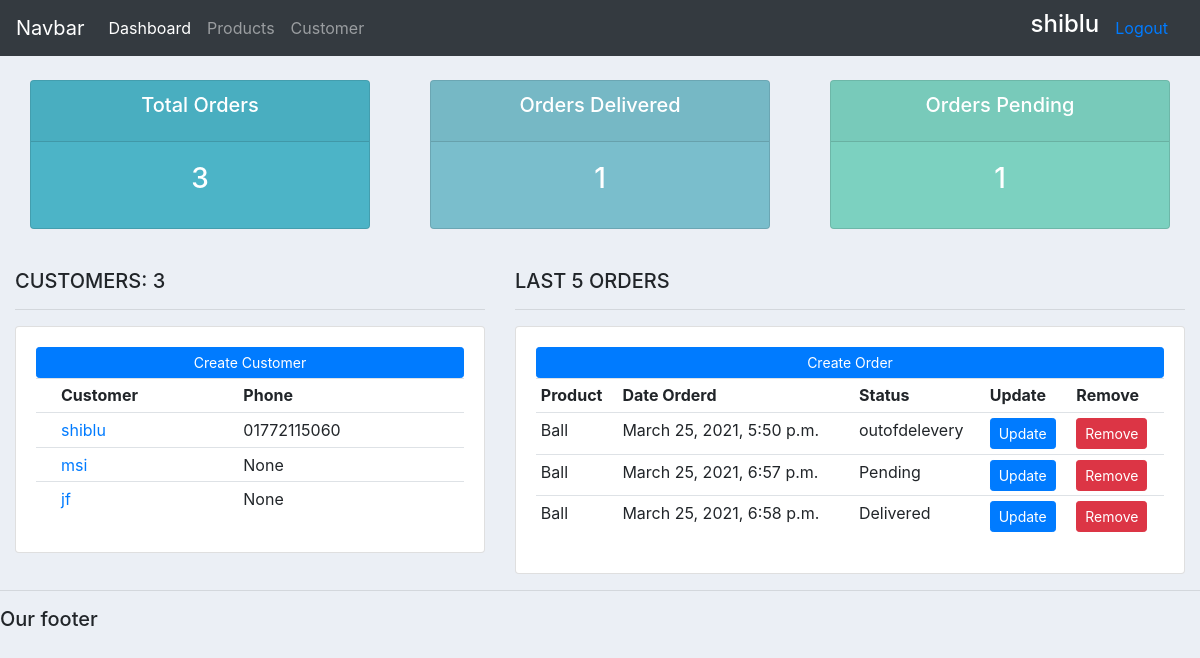
The app's page / (signed in) with its own data.
### accounts/models.py (models this page shows, shortened)
class Customer(models.Model):
    user = models.OneToOneField(User,null=True,on_delete=models.CASCADE)
    name = models.CharField(max_length=100,null=True,blank=True)
    phone = models.CharField(max_length=20,null=True,blank=True)
    email = models.CharField(max_length=50,null=True,blank=True)
    created_time = models.DateTimeField(auto_now_add=True)
    profile_pic = models.ImageField(default='download.png',null=True,blank=True)

class Order(models.Model):
    STATUS = (
        ('Pending','Pending'),
        ('outofdelevery','Out_of_Delevery'),
        ('Delivered','Delivered'),
    )
    customer = models.ForeignKey(Customer,null=True,on_delete=models.CASCADE)
    product = models.ForeignKey(Products,null=True,on_delete=models.CASCADE)
    status = models.CharField(max_length=30,null=True,choices=STATUS)
    date = models.DateTimeField(auto_now_add=True)

class Products(models.Model):
    CATEGORY = (
        ('phone','Phone'),
        ('sports','Sports'),
    )
    name = models.CharField(max_length=50,null=True,blank=True)
    price = models.FloatField(null=True)
    categori = models.CharField(max_length=20,choices=CATEGORY)
    created_time = models.DateTimeField(auto_now_add=True)
    discription = models.CharField(max_length=200,null=True)
    def __str__(self):
        return self.name

### accounts/decorator.py (the view)
	def wrapper_function(request, *args, **kwargs):
		group = None
		if request.user.groups.exists():
			group = request.user.groups.all()[0].name
		if group == 'customers':
			return redirect('user')
		if group == 'admin':
			return view_func(request, *args, **kwargs)

### accounts/decorator.py (called while the page is built)
def admin_only(view_func):
	def wrapper_function(request, *args, **kwargs):
		group = None
		if request.user.groups.exists():
			group = request.user.groups.all()[0].name
		if group == 'customers':
			return redirect('user')
		if group == 'admin':
			return view_func(request, *args, **kwargs)
	return wrapper_function

### accounts/views.py (called while the page is built)
@login_required(login_url='login')
@admin_only
def home(request):
    customer = Customer.objects.all()
    order = Order.objects.all()
    total_order = order.count()
    total_customer = customer.count()
    pending = order.filter(status='Pending').count()
    delevered = order.filter(status= 'Delivered').count()
    context = {
        'customers':customer,
        'orders':order,
        'c_order':total_order,
        'ing':pending,
        'delevered':delevered,
        'total_customer':total_customer,
    }
    return render(request,'deshbord.html',context)

### Templates/deshbord.html
{%  extends 'main.html' %}
{% block content %}
{%  include 'status.html' %}
<br>
<div class="row">
	<div class="col-md-5">
		<h5>CUSTOMERS: {{total_customer}}</h5>
		<hr>
		<div class="card card-body">
			<a class="btn btn-primary  btn-sm btn-block" href="">Create Customer</a>
			<table class="table table-sm">
				<tr>
					<th></th>
					<th>Customer</th>
					<th>Phone</th>
				</tr>
				{% for customer in customers %}
				<tr>
					<td></td>
					<td><a href="{% url 'customer' customer.id %}">{{customer.name}}</a></td>
					<td>{{customer.phone}} </td>
				</tr>
				{%endfor%}
			</table>
		</div>
	</div>
	<div class="col-md-7">
		<h5>LAST 5 ORDERS</h5>
		<hr>
		<div class="card card-body">
			<a class="btn btn-primary  btn-sm btn-block" href="{% url 'create_order' %}">Create Order</a>
			<table class="table table-sm">
				<tr>
					<th>Product</th>
					<th>Date Orderd</th>
					<th>Status</th>
					<th>Update</th>
					<th>Remove</th>
				</tr>
				{% for order in orders %}
				<tr>
					<td>{{order.product}}</td>
					<td>{{order.date}}</td>
					<td>{{order.status}}</td>
					<td><a class='btn btn-primary btn-sm' href="{% url 'update_order' order.id%}">Update</a></td>
					<td><a class='btn btn-danger btn-sm' href="{% url 'update_remove' order.id%}">Remove</a></td>
				</tr>
				{% endfor %}
			</table>
		</div>
	</div>
</div>
{% endblock %}

### Templates/main.html (shortened to what this page needs)
<!DOCTYPE html>
<html>
<head>
	<link rel="stylesheet" href="https://stackpath.bootstrapcdn.com/bootstrap/4.3.1/css/bootstrap.min.css">
</head>
<body>
	{%  include 'navbar.html' %}
	<div class="container-fluid">
	{% block content %}
	{% endblock %}
    </div>
	<hr>
	<h5>Our footer</h5>
</body>
</html>

### Templates/navbar.html (shortened to what this page needs)
<nav class="navbar navbar-expand-lg navbar-dark bg-dark">
  <a class="navbar-brand" href="#">Navbar</a>
  <div class="collapse navbar-collapse" id="navbarNav">
    <ul class="navbar-nav">
      {% if request.user.is_staff %}
      <li class="nav-item active">
        <a class="nav-link" href="{% url 'home'%}">Dashboard</a>
      </li>
      <li class="nav-item">
        <a class="nav-link" href="{% url 'products'%}">Products</a>
      </li>
      <li class="nav-item">
        <a class="nav-link" href="">Customer</a>
      </li>
      {% endif %}
    </ul>
  </div>
        <a href="{% url 'account_setting'%}"><h4 style="color : white">{{request.user}}</h4></a>
        <a class="nav-link" href="{% url 'logout'%}">Logout</a>
</nav>

### Templates/status.html
<br>
<div class="row">
	<div class="col">
		<div class="col-md">
			<div class="card text-center text-white  mb-3" id="total-orders">
			  	<div class="card-header">
			  		<h5 class="card-title">Total Orders</h5>
			  	</div>
			  	<div class="card-body">
			    	<h3 class="card-title">{{c_order}}</h3>
			  	</div>
			</div>
		</div>
	</div>
	<div class="col">
		<div class="col-md">
			<div class="card text-center text-white  mb-3" id="orders-delivered">
			  	<div class="card-header">
			  		<h5 class="card-title">Orders Delivered</h5>
			  	</div>
			  	<div class="card-body">
			    	<h3 class="card-title">{{delevered}}</h3>
			  	</div>
			</div>
		</div>
	</div>
	<div class="col">
		<div class="col-md">
			<div class="card text-center text-white  mb-3" id="orders-pending">
			  	<div class="card-header">
			  		<h5 class="card-title">Orders Pending</h5>
			  	</div>
			  	<div class="card-body">
			    	<h3 class="card-title">{{ing}}</h3>
			  	</div>
			</div>
		</div>
	</div>
</div>

### Templates/main.html (style rules this page uses)
body { background-color: #ebeff5; }
#total-orders { background-color: #4cb4c7; }
#orders-delivered { background-color: #7abecc; }
#orders-pending { background-color: #7CD1C0; }

### records on screen
Customer: name "shiblu", phone "01772115060"
Customer: name "msi", phone "None"
Customer: name "jf", phone "None"
Order: product "Ball", date "March 25, 2021, 5:50 p.m.", status "outofdelevery"
Order: product "Ball", date "March 25, 2021, 6:57 p.m.", status "Pending"
Order: product "Ball", date "March 25, 2021, 6:58 p.m.", status "Delivered"

### other values on screen
{{ request.user }} "shiblu"
{{ c_order }} "3"
{{ delevered }} "1"
{{ ing }} "1"
{{ total_customer }} "3"
